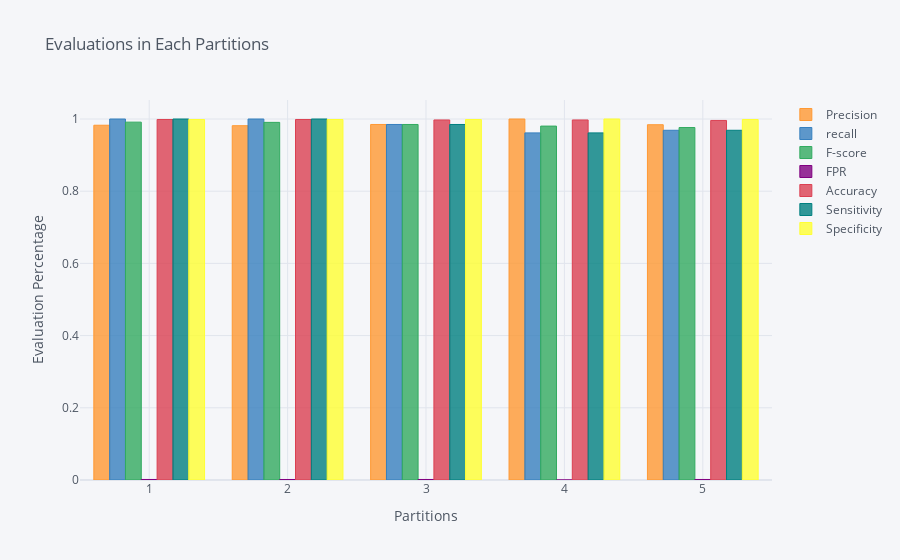

The notebook cell this image was saved under:
### Code cell
fig2 = dff.iplot(kind='bar',x='Partition',y='Precision',title='Evaluations in Each Partitions',xTitle='Partitions',yTitle='Evaluation Percentage',categories="Partition",asFigure=True)
fig2

### Figure 1 — Plotly figure (JSON) as saved in the notebook; plotly's stock layout.template omitted (floating-point values rounded to 4 significant figures)
{"data": [{"marker": {"color": "rgba(255, 153, 51, 0.8)", "line": {"color": "rgba(255, 153, 51, 1.0)", "width": 1}}, "name": "Precision", "orientation": "v", "text": "", "type": "bar", "x": [1, 2, 3, 4, 5], "y": [0.9828, 0.9815, 0.9848, 1, 0.9841]}, {"marker": {"color": "rgba(55, 128, 191, 0.8)", "line": {"color": "rgba(55, 128, 191, 1.0)", "width": 1}}, "name": "recall", "orientation": "v", "text": "", "type": "bar", "x": [1, 2, 3, 4, 5], "y": [1, 1, 0.9848, 0.9615, 0.9688]}, {"marker": {"color": "rgba(50, 171, 96, 0.8)", "line": {"color": "rgba(50, 171, 96, 1.0)", "width": 1}}, "name": "F-score", "orientation": "v", "text": "", "type": "bar", "x": [1, 2, 3, 4, 5], "y": [0.9913, 0.9907, 0.9848, 0.9804, 0.9764]}, {"marker": {"color": "rgba(128, 0, 128, 0.8)", "line": {"color": "rgba(128, 0, 128, 1.0)", "width": 1}}, "name": "FPR", "orientation": "v", "text": "", "type": "bar", "x": [1, 2, 3, 4, 5], "y": [0.001433, 0.001425, 0.001453, 0, 0.001449]}, {"marker": {"color": "rgba(219, 64, 82, 0.8)", "line": {"color": "rgba(219, 64, 82, 1.0)", "width": 1}}, "name": "Accuracy", "orientation": "v", "text": "", "type": "bar", "x": [1, 2, 3, 4, 5], "y": [0.9987, 0.9987, 0.9973, 0.9973, 0.996]}, {"marker": {"color": "rgba(0, 128, 128, 0.8)", "line": {"color": "rgba(0, 128, 128, 1.0)", "width": 1}}, "name": "Sensitivity", "orientation": "v", "text": "", "type": "bar", "x": [1, 2, 3, 4, 5], "y": [1, 1, 0.9848, 0.9615, 0.9688]}, {"marker": {"color": "rgba(255, 255, 51, 0.8)", "line": {"color": "rgba(255, 255, 51, 1.0)", "width": 1}}, "name": "Specificity", "orientation": "v", "text": "", "type": "bar", "x": [1, 2, 3, 4, 5], "y": [0.9986, 0.9986, 0.9985, 1, 0.9986]}], "layout": {"legend": {"bgcolor": "#F5F6F9", "font": {"color": "#4D5663"}}, "paper_bgcolor": "#F5F6F9", "plot_bgcolor": "#F5F6F9", "title": {"font": {"color": "#4D5663"}, "text": "Evaluations in Each Partitions"}, "xaxis": {"gridcolor": "#E1E5ED", "showgrid": true, "tickfont": {"color": "#4D5663"}, "title": {"font": {"color": "#4D5663"}, "text": "Partitions"}, "zerolinecolor": "#E1E5ED"}, "yaxis": {"gridcolor": "#E1E5ED", "showgrid": true, "tickfont": {"color": "#4D5663"}, "title": {"font": {"color": "#4D5663"}, "text": "Evaluation Percentage"}, "zerolinecolor": "#E1E5ED"}}}
